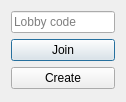
<?xml version="1.0" encoding="UTF-8"?>
<ui version="4.0">
 <class>LobbyBrowser</class>
 <widget class="QDialog" name="LobbyBrowser">
  <property name="geometry">
   <rect>
    <x>0</x>
    <y>0</y>
    <width>126</width>
    <height>102</height>
   </rect>
  </property>
  <property name="windowTitle">
   <string>Dialog</string>
  </property>
  <layout class="QVBoxLayout" name="verticalLayout">
   <item>
    <widget class="QLineEdit" name="lobbyCodeLineEdit">
     <property name="placeholderText">
      <string>Lobby code</string>
     </property>
    </widget>
   </item>
   <item>
    <widget class="QPushButton" name="JoinLobbyPb">
     <property name="text">
      <string>Join</string>
     </property>
    </widget>
   </item>
   <item>
    <widget class="QPushButton" name="CreateLobbyPb">
     <property name="text">
      <string>Create</string>
     </property>
    </widget>
   </item>
  </layout>
 </widget>
 <resources/>
 <connections/>
</ui>
